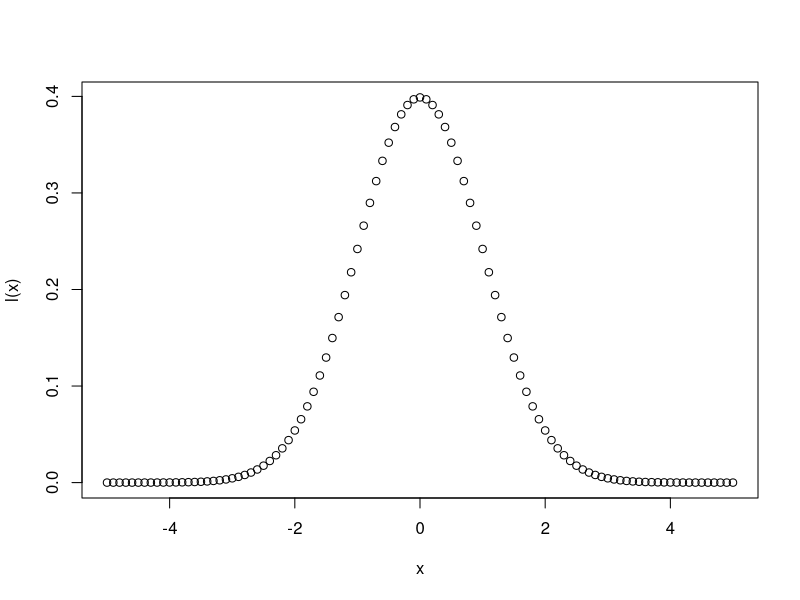
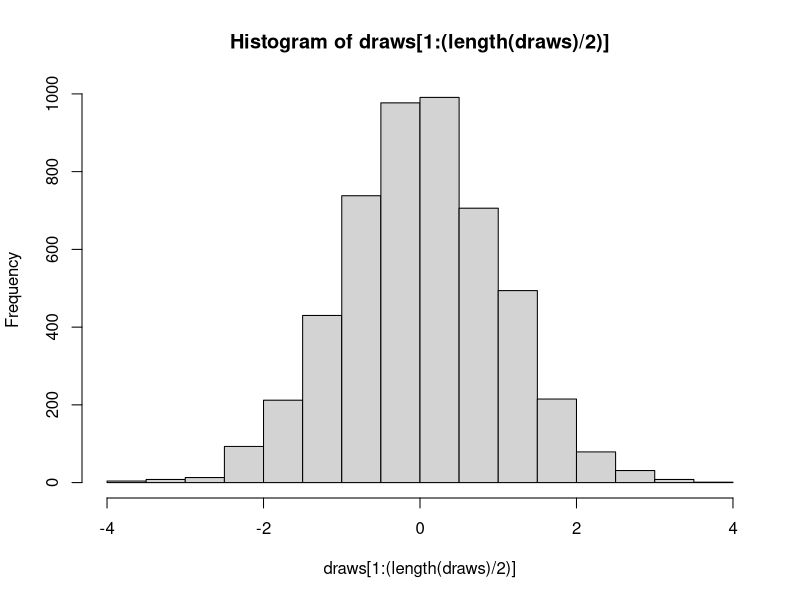
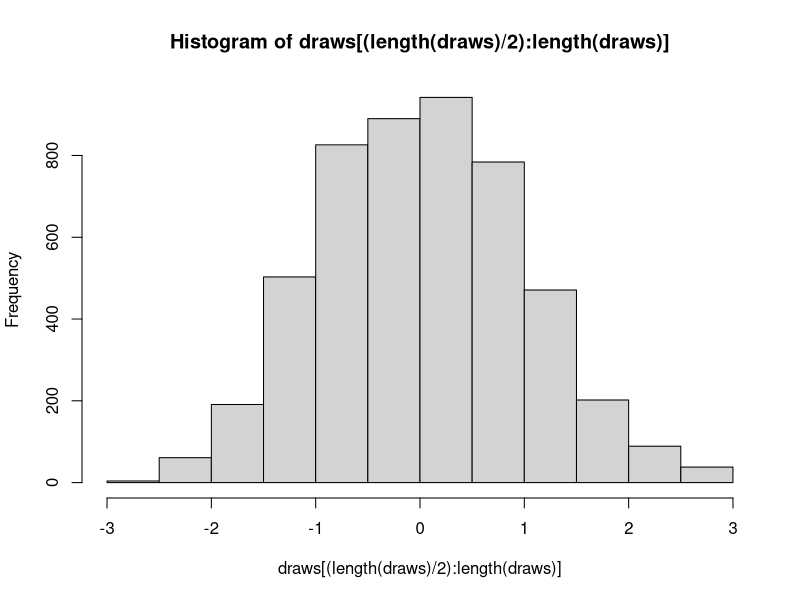
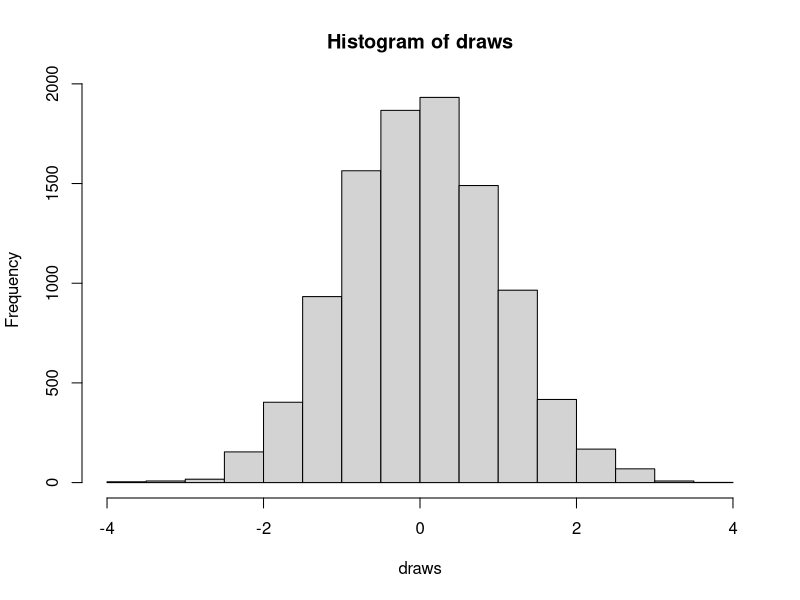
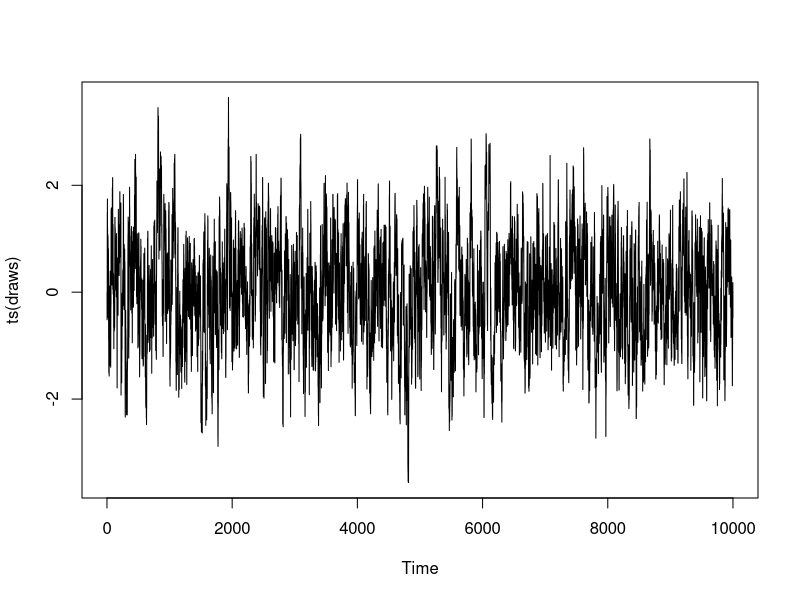
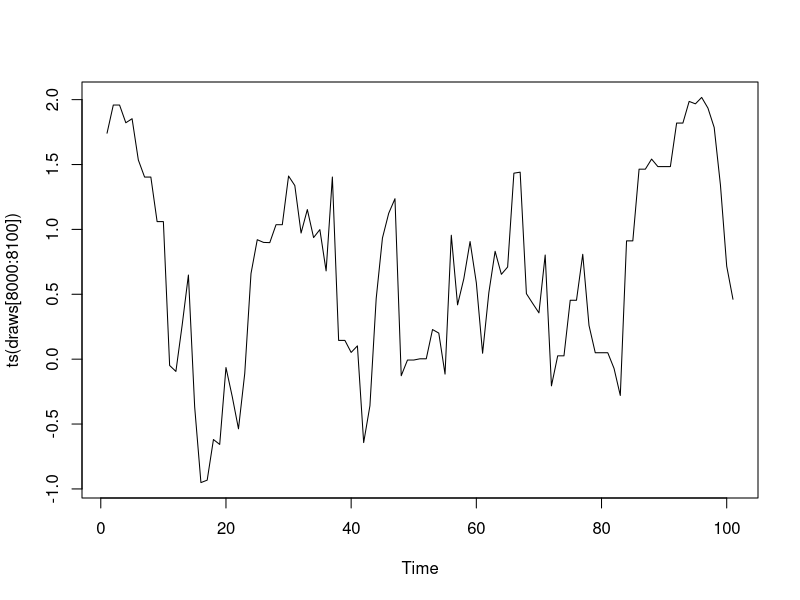
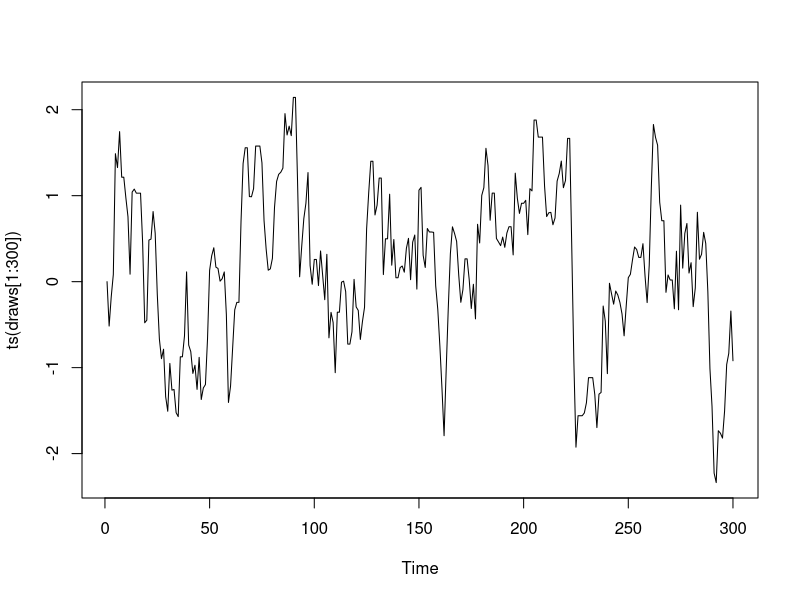
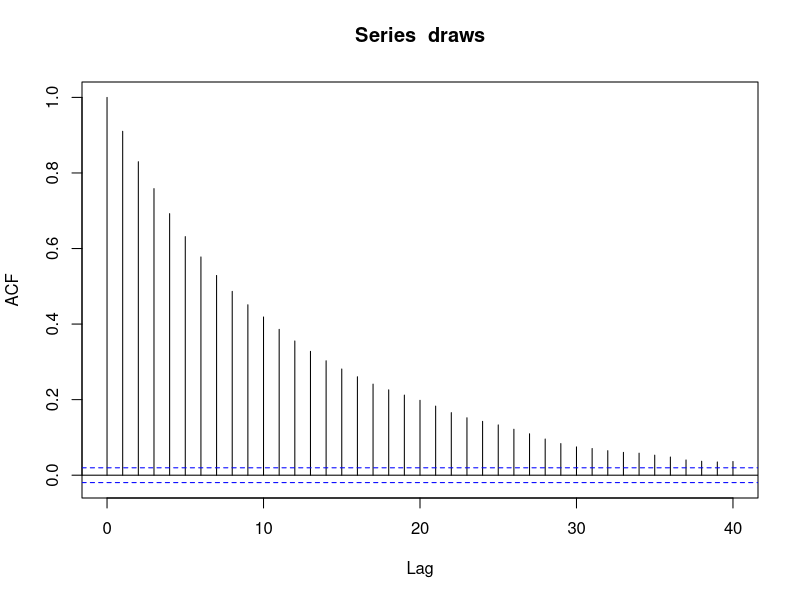

Recreate these plots in R, in order. (Note: this script raises an error after producing the figures.)
# # MCMC

##########################
# Metropolis
##########################

# target kernel - trivial example. Want to draw from a normal

l <- function(x_i, sigma1 = 1, mu_1 = 0) 
  (1 / (sigma1 * sqrt(2 * pi))) * exp(-0.5 * ((x_i - mu_1) / sigma1)^2)

x <- seq(-5,5,.1)
plot(x, l(x))

metrop <- function(n, eps, l, intial = 0) {
  vec <- vector("numeric", n)
  x <- intial
  vec[0] <- x
  for (i in 2:n) {
    innovation <- rnorm(1, 0, eps)
    candidate <- x + innovation
    accept_ratio <- l(candidate) / l(x)
    u <- runif(1, 0, 1)
    if(accept_ratio > u) x <- candidate
    vec[i] <- x
  }
  vec
}

draws <- metrop(10000, 0.5, l)
hist(draws[1:(length(draws) / 2)])
hist(draws[(length(draws) / 2):length(draws)])
hist(draws)
plot(ts(draws))
plot(ts(draws[8000:8100]))
plot(ts(draws[1:300]))
acf(draws)
qqnorm(draws)

##########################
# Gibbs Sampler
##########################
# we want to sample from a multimariate distribution
# situation where we can sample for p(theta1|theta2) and p(theta2|theta1)

# Algorithm:
# Start with an initial theta1 and theta2
# draw for theta1, conditional on theta2 initial value
# then draw for theta2, conditional on the value of theta1 we just had 

# Example - joint normal 
# real population:
library(MASS)
library(dplyr)
library(ggplot2)

# p = 1 - covariance across normals
# theta ~ N(c(0, 0), mat(1,1,1,1))
p <- 0.5
pop <- 
  mvrnorm(n = 100000, mu = c(0,0), Sigma = matrix(c(1, p, 1, p), 2, 2)) %>% 
  as.data.frame()
names(pop) <- c("x", "y")
ggplot(pop) + 
  geom_density_2d_filled(aes(x = x, y = y))

# From results on multivariate normal, we know that 
# theta1|theta2 ~ N(p theta2, 1-p^2)

gibbs <- function(n, initial_x){
  vec <- data.frame(x = initial_x, y = 0) %>% 
    bind_rows(data.frame(x = rep(0, n-1), y = rep(0, n-1)))
  for (i in 2:n){
    vec$x[i] <- rnorm(1, 0.5 * vec$y[i-1], 1 - 0.5^2)
    vec$y[i] <- rnorm(1, 0.5 * vec$x[i], 1 - 0.5^2)
  }
  vec
}
draws <- gibbs(10000, 1, 1)
ggplot(draws) + 
  geom_density_2d_filled(aes(x = x, y = y))





